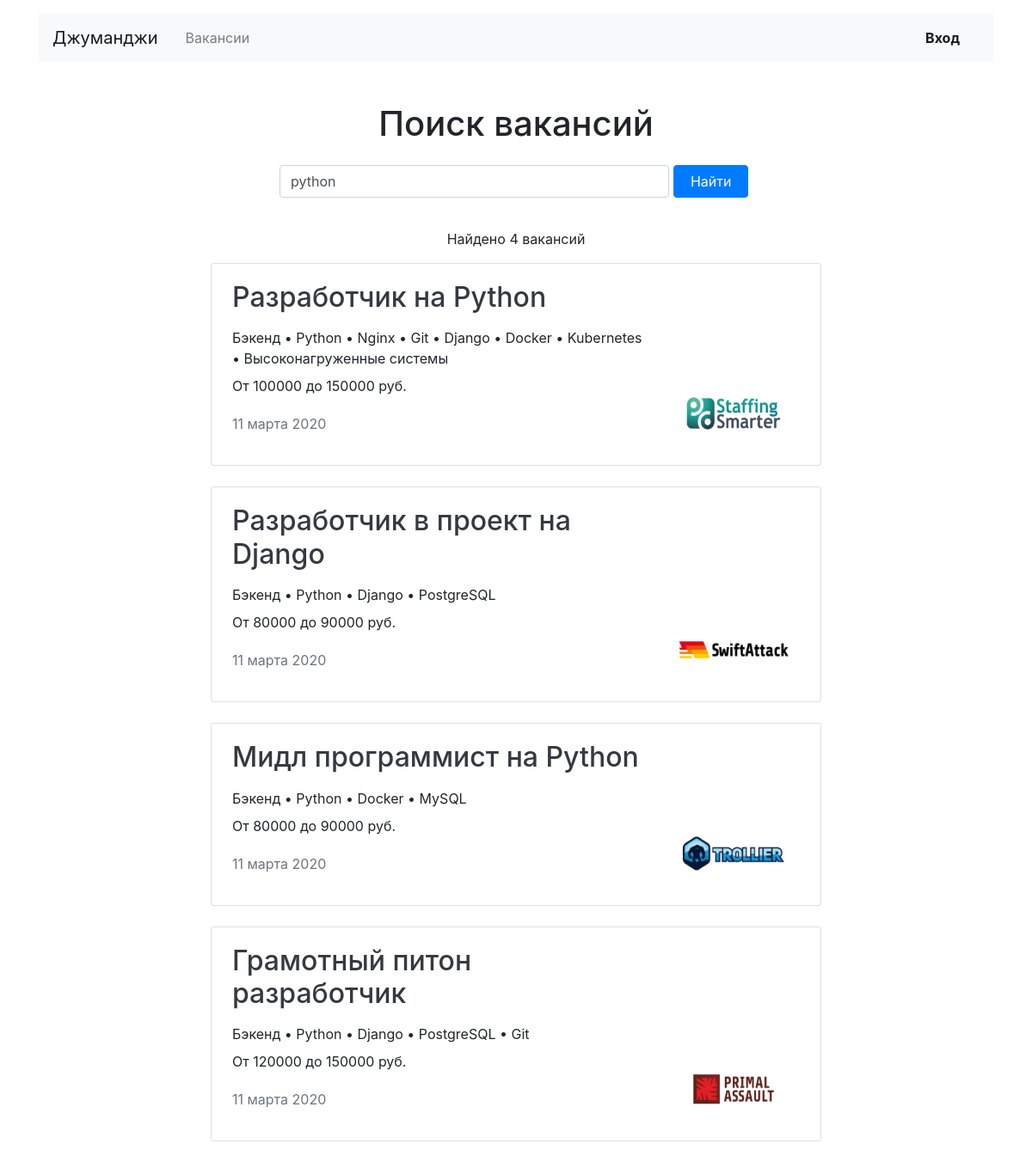
The app's page /search/?find=python with its own data.
### vacancies/models.py (models this page shows, shortened)
class Vacancy(models.Model):
    title = models.CharField(max_length=70, verbose_name='Название вакансии')
    specialty = models.ForeignKey(Specialty, on_delete=models.CASCADE,
                                  verbose_name='Специализация', related_name='vacancies')
    company = models.ForeignKey(Company, on_delete=models.CASCADE, related_name='vacancies')
    skills = models.TextField(verbose_name='Навыки')
    description = models.TextField(verbose_name='Описание вакансии')
    salary_min = models.IntegerField(verbose_name='Зарплата от')
    salary_max = models.IntegerField(verbose_name='Зарплата до')
    published_at = models.DateField()

class Specialty(models.Model):
    code = models.CharField(max_length=20)
    title = models.CharField(max_length=70)
    picture = models.ImageField(upload_to=MEDIA_SPECIALITY_IMAGE_DIR, height_field='height_field',
                                width_field='width_field')
    height_field = 80
    width_field = 80

class Company(models.Model):
    name = models.CharField(max_length=70, verbose_name="Название компании")
    location = models.CharField(max_length=70, verbose_name="География")
    logo = models.ImageField(upload_to=MEDIA_COMPANY_IMAGE_DIR, height_field='height_field',
                             width_field='width_field', verbose_name="Логотип")
    height_field = 100
    width_field = 60
    description = models.TextField(verbose_name="Информация о компании")
    employee_count = models.IntegerField(verbose_name="Количество человек в компании")
    owner = models.OneToOneField(User, on_delete=models.CASCADE, related_name='company')

### vacancies/views/public.py (the view)
# urls.py: path('search/', Search.as_view(), name="search"),
class Search(View):
    template_name = 'search.html'
    def get(self, request, **argv):
        search_form = SearchForm
        context = {'form': search_form}
        query = self.request.GET.get('find')
        if query is not None:
            vacancy_list = Vacancy.objects.filter(
                Q(title__icontains=query) | Q(skills__icontains=query) | Q(description__icontains=query)
            )
            context = {
                'vacancy_list': vacancy_list,
                'form': SearchForm(request.GET)
            }
            return render(request, self.template_name, context)
        return render(request, self.template_name, context)

### vacancies/forms.py
class SearchForm(forms.Form):
    find = forms.CharField(min_length=2, max_length=40, label=False,
                           widget=forms.TextInput(attrs={'placeholder': "найти работу или стажировку"}))
    def __init__(self, *args, **kwargs):
        super().__init__(*args, **kwargs)
        self.helper = FormHelper()
        self.helper = FormHelper()
        self.helper.form_action = "/search/"
        self.helper.form_method = 'get'
        self.helper.layout = Layout(
            Row(
                Column('find', css_class='form-group col-8 col-md-10 pl-0'),
                Column(
                    FormActions(
                        Submit('submit', 'Найти', css_class='btn btn-primary w-100'),
                    ),
                    css_class='form-group col-4 col-md-2 pl-0')
            ),
        )

### vacancies/context_processors.py (called while the page is built)
def menu(request):
    return {}

### vacancies/templatetags/additional_tags.py (called while the page is built)
@register.filter(name='split')
def slpit_filter(value, arg):
    return value.split(arg)

### vacancies/templates/search.html (shortened to what this page needs)
{% extends 'base.html' %}
{% block container %}
    <section>
        <h1 class="h1 text-center mt-5 mb-4">Поиск вакансий</h1>
        <div class="row">
        <div class="col-12 col-md-8 col-lg-6 offset-lg-3 offset-md-2">
          {% load crispy_forms_tags %}
          {% crispy form form.helper %}
        </div>
      </div>
      <p class="text-center pt-1">Найдено {{vacancy_list.count}} вакансий</p>
          {% for vacancy in vacancy_list %}
         {% include 'vacancy_snippet.html' %}
        {% endfor %}
    </section>
 {% endblock %}

### vacancies/templates/vacancy_snippet.html
  {% load additional_tags %}
        <div class="col-12 col-lg-8 offset-lg-2 m-auto">
          <div class="card mb-4">
            <div class="card-body px-4">
              <div class="row">
                <div class="col-12 col-md-8 col-lg-9">
                  <h2 class="h2 pb-2"> <a href="{% url 'vacancy' id_vacancy=vacancy.id %}" class="text-dark">{{ vacancy.title}}</a> </h2>
                  <p class="mb-2">{{ vacancy.specialty.title }} • {{ vacancy.skills|split:","|join:" • " }}</p>
                  <p>От {{ vacancy.salary_min }} до {{ vacancy.salary_max }} руб.</p>
                  <p class="text-muted pt-1">{{ vacancy.published_at }}</p>
                </div>
                <div class="col-12 col-md-4 col-lg-3 d-flex align-items-end">
                  <a href="{% url 'company' id_company=vacancy.company.id %}"><img src="{{ vacancy.company.logo.url }}" width="130" height="80" alt=""></a>
                </div>
              </div>
            </div>
          </div>
        </div>

### records on screen
Vacancy: title "Разработчик на Python", specialty "Бэкенд", skills|split "Python • Nginx • Git • Django • Docker • Kubernetes • Высоконагруженные системы", salary_min "100000", salary_max "150000", published_at "11 марта 2020", company.logo (picture)
Vacancy: title "Разработчик в проект на Django", specialty "Бэкенд", skills|split "Python • Django • PostgreSQL", salary_min "80000", salary_max "90000", published_at "11 марта 2020", company.logo (picture)
Vacancy: title "Мидл программист на Python", specialty "Бэкенд", skills|split "Python • Docker • MySQL", salary_min "80000", salary_max "90000", published_at "11 марта 2020", company.logo (picture)
Vacancy: title "Грамотный питон разработчик", specialty "Бэкенд", skills|split "Python • Django • PostgreSQL • Git", salary_min "120000", salary_max "150000", published_at "11 марта 2020", company.logo (picture)

### other values on screen
{{ vacancy_list.count }} "4"
